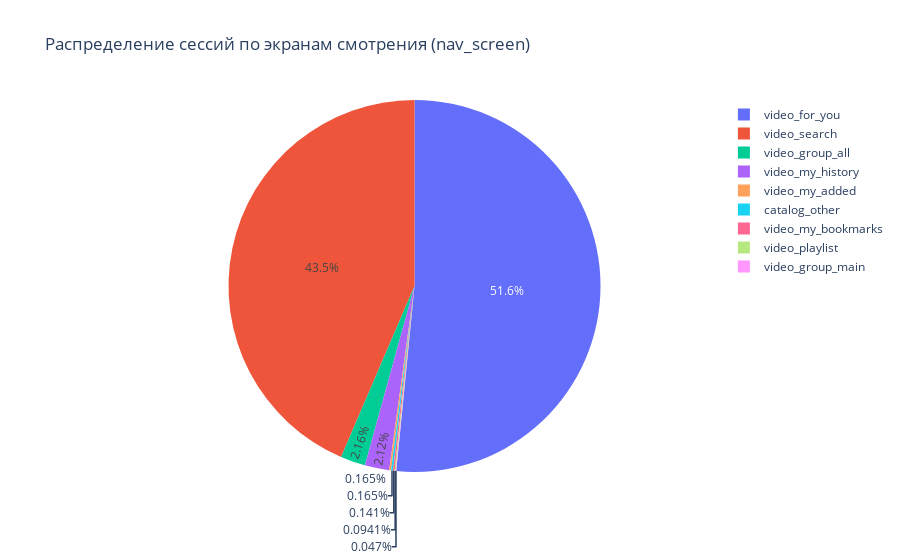

Notebook cell for this chart:
### Code cell
fig = px.pie(
    nav_screen_distribution,
    names='nav_screen',
    values='count',
    title='Распределение сессий по экранам смотрения (nav_screen)',
    hole=0,
)
fig.show()

### Figure 1 — Plotly figure (JSON) as saved in the notebook; plotly's stock layout.template omitted (floating-point values rounded to 4 significant figures)
{"data": [{"domain": {"x": [0, 1], "y": [0, 1]}, "hole": 0, "hovertemplate": "nav_screen=%{label}<br>count=%{value}<extra></extra>", "labels": ["video_for_you", "video_search", "video_group_all", "video_my_history", "video_my_added", "catalog_other", "video_my_bookmarks", "video_playlist", "video_group_main"], "legendgroup": "", "name": "", "showlegend": true, "type": "pie", "values": [2192, 1851, 92, 90, 7, 7, 6, 4, 2]}], "layout": {"legend": {"tracegroupgap": 0}, "title": {"text": "Распределение сессий по экранам смотрения (nav_screen)"}}}
